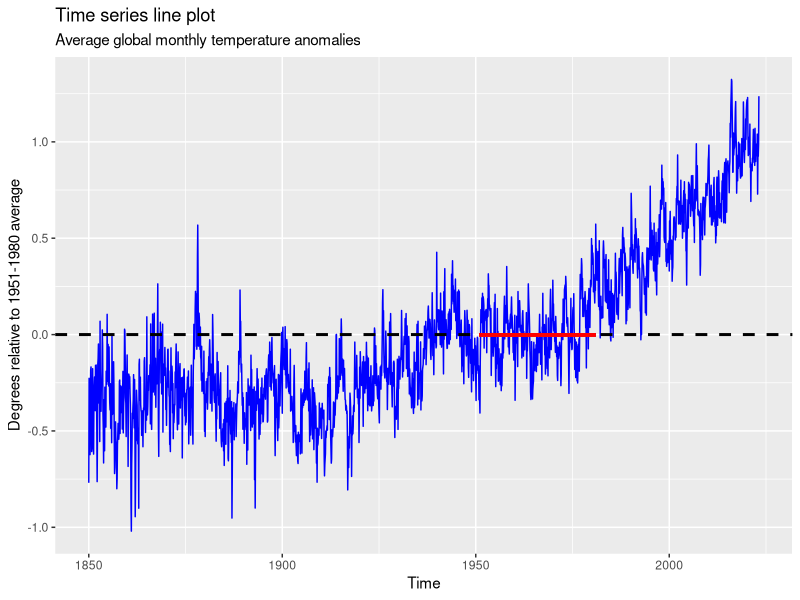
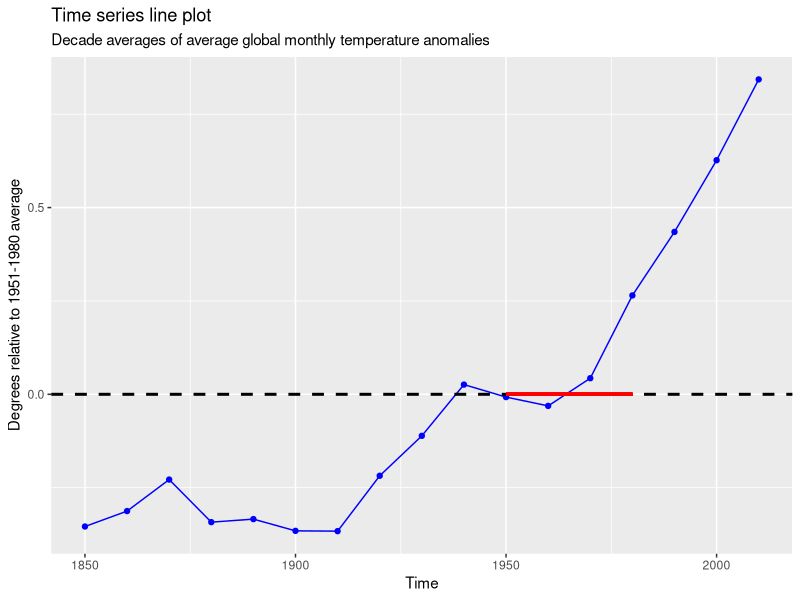
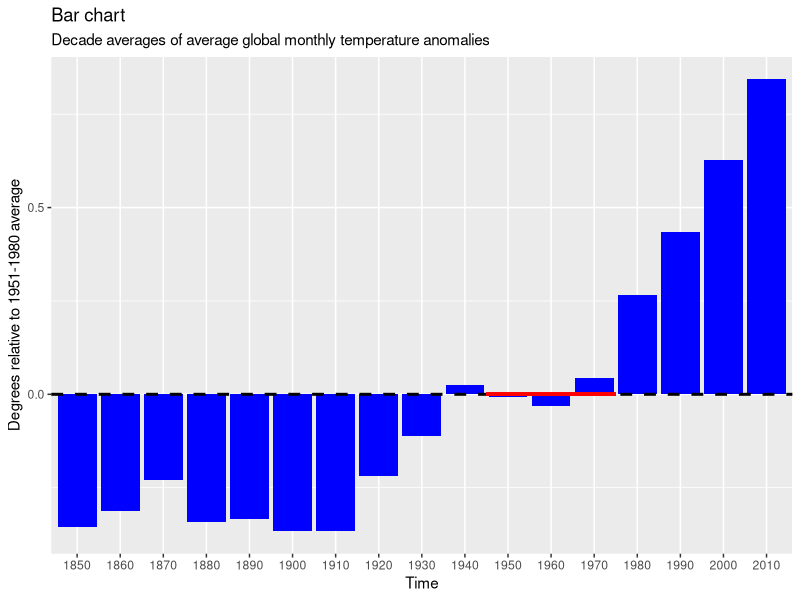
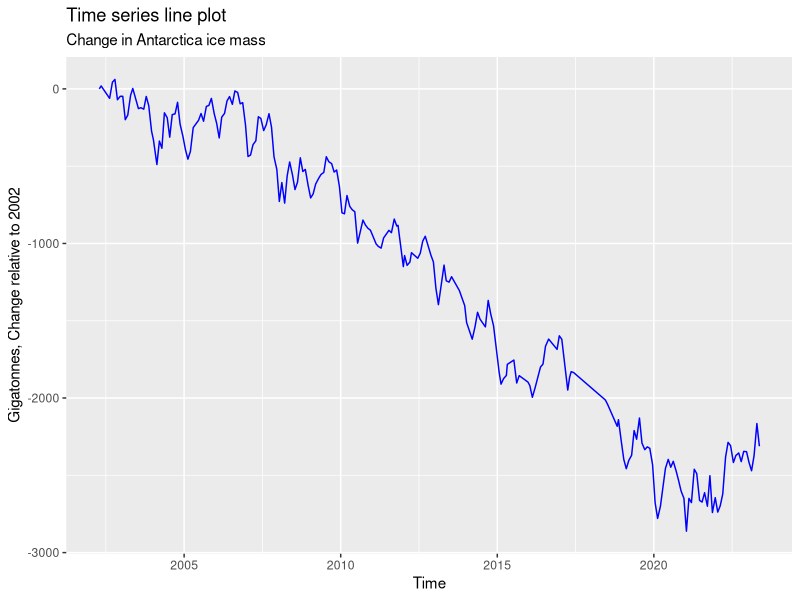
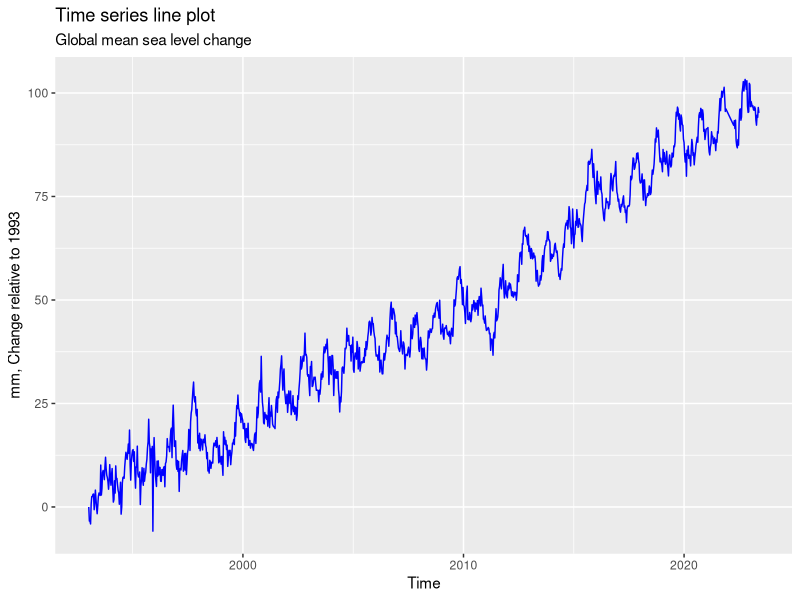
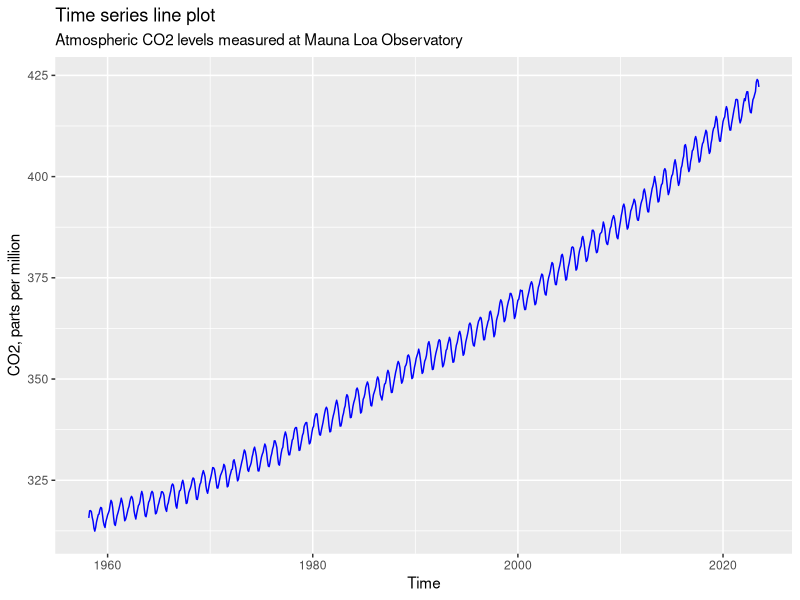
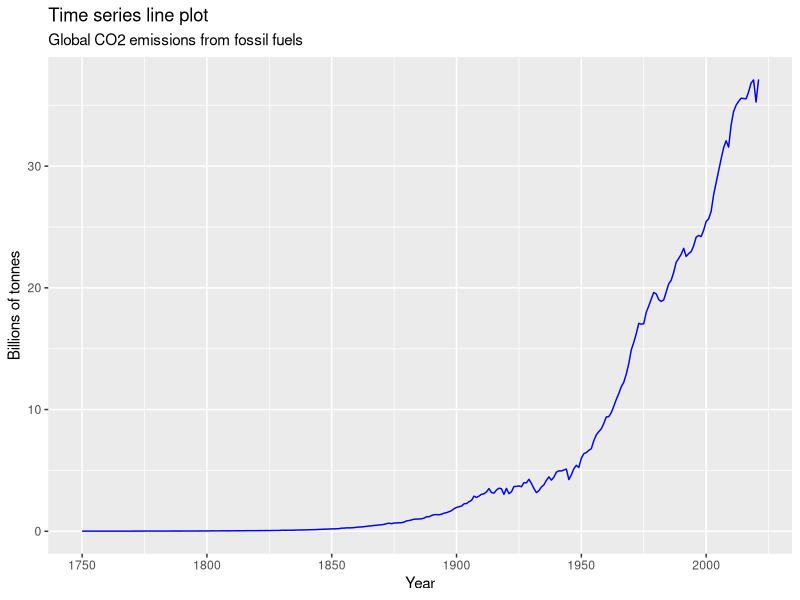
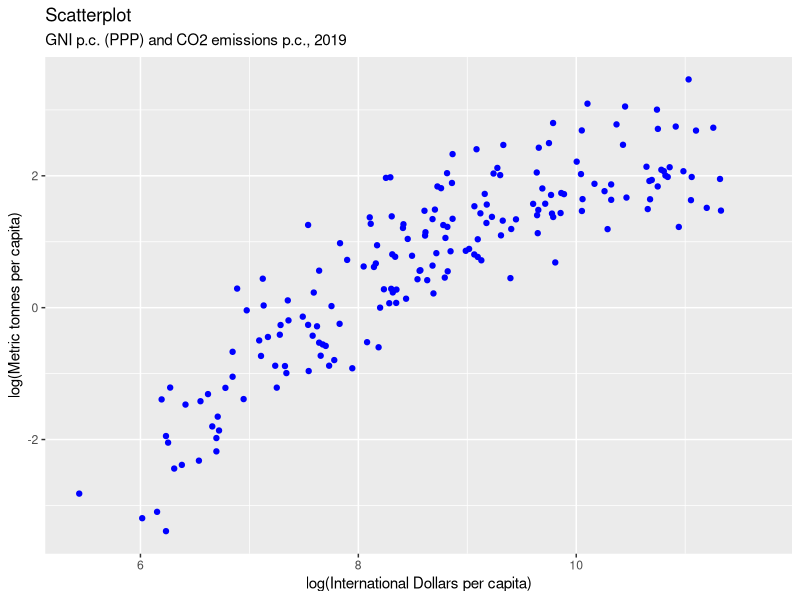

Recreate these plots in R, in order.
## ---- chunk 1
knitr::opts_chunk$set(echo = TRUE, warning=FALSE, message = FALSE)
## ---- chunk 2
library(readxl)
library(dplyr)
library(ggplot2)
library(forcats)
## ---- chunk 3
gst <- read_xlsx("data_ch2.xlsx", sheet="gst")
head(gst)
## ---- chunk 4
gst$Date<-as.Date(with(gst,paste(Year,Month,"01",sep="-")),"%Y-%m-%d")
## ---- chunk 5
ggplot(gst, aes(x=Date, y=TemperatureAnomaly)) +
  geom_line(col="blue") +
  geom_hline(yintercept=0, lty="dashed", col="black", linewidth=1) +
  geom_segment(y=0,yend=0, x=as.Date("1951-01-01"), xend=as.Date("1980-12-01"), col="red", linewidth=1) +
  labs(title="Time series line plot", subtitle = "Average global monthly temperature anomalies") +
  xlab("Time") + ylab("Degrees relative to 1951-1980 average")
## ---- chunk 6
# Create new data frame based on the original one, and create a variable for the decade
gst.decade <- gst %>% mutate(Decade = floor(Year/10)*10)

# Create a new variable which equals the mean monthly anomaly for all months in each decade
gst.decade <- gst.decade %>% group_by(Decade) %>% mutate(aveTempAnomaly = mean(TemperatureAnomaly))

# Keep only one observation per decade
gst.decade <- gst.decade %>% group_by(Decade) %>% filter(row_number() == 1)

# Remove observations for the 2020-2029 decade, as sample is smaller
gst.decade <- subset(gst.decade, Decade<2020)

# Report a table of average temperatures by decade 
tab <- cbind(gst.decade$Decade, gst.decade$aveTempAnomaly)

tab <- gst.decade %>% select(c("Decade", "aveTempAnomaly")) 
tab
## ---- chunk 7
ggplot(gst.decade, aes(x=Decade, y=aveTempAnomaly)) +
  geom_point(col="blue") +
  geom_line(col="blue")+
  geom_hline(yintercept=0, lty="dashed", col="black", linewidth=1) +
  geom_segment(y=0,yend=0, x=1950, xend=1980, col="red", linewidth=1) +
  labs(title="Time series line plot", subtitle = "Decade averages of average global monthly temperature anomalies") +
  xlab("Time") + ylab("Degrees relative to 1951-1980 average")
## ---- chunk 8
ggplot(gst.decade, aes(x=as.factor(Decade), y=aveTempAnomaly)) +
  geom_bar(stat="identity", fill="blue")+
  geom_hline(yintercept=0, lty="dashed", col="black", linewidth=1) +
  geom_segment(y=0,yend=0, x=10.5, xend=13.5, col="red", linewidth=1) +
  labs(title="Bar chart", subtitle = "Decade averages of average global monthly temperature anomalies") +
  xlab("Time") + ylab("Degrees relative to 1951-1980 average")


## ---- chunk 9
# Clear R environment
rm(list = ls())
## ---- chunk 10
antarctic <- read_xlsx("data_ch2.xlsx", sheet="ice")
head(antarctic)
## ---- chunk 11
ggplot(antarctic, aes(x=Time, y=Mass)) + geom_line(col="blue") +
  labs(title="Time series line plot", subtitle = "Change in Antarctica ice mass") +
  xlab("Time") + ylab("Gigatonnes, Change relative to 2002")
## ---- chunk 12
# Clear R environment
rm(list = ls())
## ---- chunk 13
sea <- read_xlsx("data_ch2.xlsx", sheet="sea")
head(sea)
## ---- chunk 14
ggplot(sea, aes(x=Time, y=GMSL)) + geom_line(col="blue") +
  labs(title="Time series line plot", subtitle = "Global mean sea level change") +
  xlab("Time") + ylab("mm, Change relative to 1993")
## ---- chunk 15
# Clear R environment
rm(list = ls())
## ---- chunk 16
co2df <- read_xlsx("data_ch2.xlsx", sheet = "co2")
co2df$Time <- as.Date(co2df$Time)
head(co2df)
## ---- chunk 17
ggplot(co2df, aes(x=Time, y=co2)) + geom_line(col="blue")+
  labs(title="Time series line plot", subtitle = "Atmospheric CO2 levels measured at Mauna Loa Observatory") +
  xlab("Time") + ylab("CO2, parts per million")
## ---- chunk 18
# Clear R environment
rm(list = ls())
## ---- chunk 19
co2world <- read_xlsx("data_ch2.xlsx", sheet = "co2emissions")
head(co2world)
## ---- chunk 20
co2world$co2 <- co2world$co2/1000000000 
## ---- chunk 21
ggplot(co2world, aes(x=Year, y=co2)) + geom_line(col="blue")+
  labs(title="Time series line plot", subtitle = "Global CO2 emissions from fossil fuels") +
  xlab("Year") + ylab("Billions of tonnes")
## ---- chunk 22
# Clear R environment
rm(list=ls())
## ---- chunk 23
gnico22019 <- read_xlsx("data_ch2.xlsx", sheet = "gni_co2_pc_2019")
head(gnico22019)
## ---- chunk 24
ggplot(gnico22019, aes(x=log(GNIpc), y=log(CO2pc))) + geom_point(col="blue")+
  labs(title="Scatterplot", subtitle = "GNI p.c. (PPP) and CO2 emissions p.c., 2019") +
  xlab("log(International Dollars per capita)") + ylab("log(Metric tonnes per capita)")
## ---- chunk 25
# Clear R environment
rm(list = ls())
## ---- chunk 26
uktemp <- read_xlsx("data_ch2.xlsx", sheet = "uktemp")
head(uktemp)
## ---- chunk 27
ggplot(uktemp, aes(x=Year, y=AnnualMeanTemperature)) + 
  geom_line(col="blue") + 
  labs(title="Time series line plot", subtitle = "Average annual temperature in UK") +
  xlab("Time") + ylab("Degrees")
## ---- chunk 28
mean5180 <- mean(subset(uktemp, Year>=1951 & Year<=1980)$AnnualMeanTemperature)
uktemp$AnnualAnomaly <- uktemp$AnnualMeanTemperature - mean5180
## ---- chunk 29
ggplot(uktemp, aes(x=Year, y=AnnualAnomaly)) + 
  geom_line(col="blue") +
  geom_hline(yintercept=0, lty="dashed", col="black", linewidth=1) +
  geom_segment(y=0,yend=0, x=1951, xend=1980, col="red", linewidth=1) +
  labs(title="Time series line plot", subtitle = "Average annual temperature anomalies, UK") +
  xlab("Time") + ylab("Degrees relative to 1951-1980 average")
## ---- chunk 30
# Create a variable measuring decade
uktemp.decade <- uktemp %>% mutate(Decade = floor(Year/10)*10)

# Create variable aveTempAnomaly equal to the average of annual temperatures for the corresponding decade.
uktemp.decade <- uktemp.decade %>% group_by(Decade) %>% mutate(aveTempAnomaly = mean(AnnualAnomaly))

# Keep single observation for decade
uktemp.decade <- uktemp.decade %>% group_by(Decade) %>% filter(row_number() == 1)

# Remove observations for "incomplete" decades
uktemp.decade <- subset(uktemp.decade, Decade<2020&Decade>1880)

# Plot 10-year average temperatures against corresponding decades 
ggplot(uktemp.decade, aes(x=Decade, y=aveTempAnomaly)) +
  geom_point(col="blue") +
  geom_line(col="blue")+
  geom_hline(yintercept=0, lty="dashed", col="black", linewidth=1) +
  geom_segment(y=0,yend=0, x=1950, xend=1980, col="red", linewidth=1) +
  labs(title="Time series line plot", subtitle = "Decade averages of average annual UK temperature anomalies") +
  xlab("Time") + ylab("Degrees relative to 1951-1980 average")
## ---- chunk 31
# Clear R environment
rm(list = ls())
## ---- chunk 32
ukrain <- read_xlsx("data_ch2.xlsx", sheet = "ukrain")
head(ukrain)
## ---- chunk 33
ggplot(ukrain, aes(x=Year, y=Rain)) + 
  geom_line(col="blue") + 
  labs(title="Time series line plot", subtitle = "Average annual rainfall in UK") +
  xlab("Time") + ylab("Millimeters")
## ---- chunk 34
# Calucalte mean annual rainfall for 1951-1980
mean5180 <- mean(subset(ukrain, Year>=1951 & Year<=1980)$Rain)

# Calculate annual anomaly as difference between actual annual rainfall and the 1951-1980 average
ukrain$AnnualAnomaly <- ukrain$Rain - mean5180

# Plot annual anomalies against year 
ggplot(ukrain, aes(x=Year, y=AnnualAnomaly)) + 
  geom_line(col="blue") +
  geom_hline(yintercept=0, lty="dashed", col="black", linewidth=1) +
  geom_segment(y=0,yend=0, x=1951, xend=1980, col="red", linewidth=1) +
  labs(title="Time series line plot", subtitle = "Annual UK rain anomalies") +
  xlab("Time") + ylab("Millimeters relative to 1951-1980 average")
## ---- chunk 35
# Create a variable measuring the decade of observation
ukrain.decade <- ukrain %>% mutate(Decade = floor(Year/10)*10)

# Create a variable measuring the average anomaly per decade
ukrain.decade <- ukrain.decade %>% group_by(Decade) %>% mutate(aveAnomaly = mean(AnnualAnomaly))

# Keep single observation per decade
ukrain.decade <- ukrain.decade %>% group_by(Decade) %>% filter(row_number() == 1)

# Remove incomplete decades
ukrain.decade <- subset(ukrain.decade, Decade>1830&Decade<2020)


# Plot
ggplot(ukrain.decade, aes(x=Decade, y=aveAnomaly)) +
  geom_point(col="blue") +
  geom_line(col="blue")+
  geom_hline(yintercept=0, lty="dashed", col="black", linewidth=1) +
  geom_segment(y=0,yend=0, x=1950, xend=1980, col="red", linewidth=1) +
  labs(title="Time series line plot", subtitle = "Decade averages of annual rain anomalies, UK") +
  xlab("Time") + ylab("Millimeters relative to 1951-1980 average")
## ---- chunk 36
# Clear R environment
rm(list = ls())
## ---- chunk 37
ukco2 <- read_xlsx("data_ch2.xlsx", sheet = "ukco2")
head(ukco2)
## ---- chunk 38
ukco2$co2 <- ukco2$co2/1000000
ukco2$co2cons <- ukco2$co2cons/1000000
## ---- chunk 39
ggplot(ukco2, aes(x=Year, y=co2)) + 
  geom_line(col="blue") + 
  labs(title="Time series line plot", subtitle = "Annual production-based CO2 emissions, UK") +
  xlab("Time") + ylab("Millions of tonnes")
## ---- chunk 40
ggplot(ukco2, aes(x=Year)) + 
  geom_line(aes(y=co2,col="Production")) + 
  geom_line(aes(y=co2cons,col="Consumption")) + 
  labs(title="Time series line plot", subtitle = "Annual CO2 emissions, UK", col = "Measure") +
  xlab("Time") + ylab("Millions of tonnes") + 
  scale_color_manual(values=c("red", "blue"))
## ---- chunk 41
ggplot(ukco2, aes(x=Year)) + 
  geom_line(aes(y=co2,col="Production")) + 
  geom_line(aes(y=co2cons,col="Consumption")) + 
  labs(title="Time series line plot", subtitle = "Annual CO2 emissions, UK", col = "Measure") +
  xlab("Time") + ylab("Millions of tonnes") + 
  xlim(c(1988,2022)) +
  scale_color_manual(values=c("red", "blue"))
